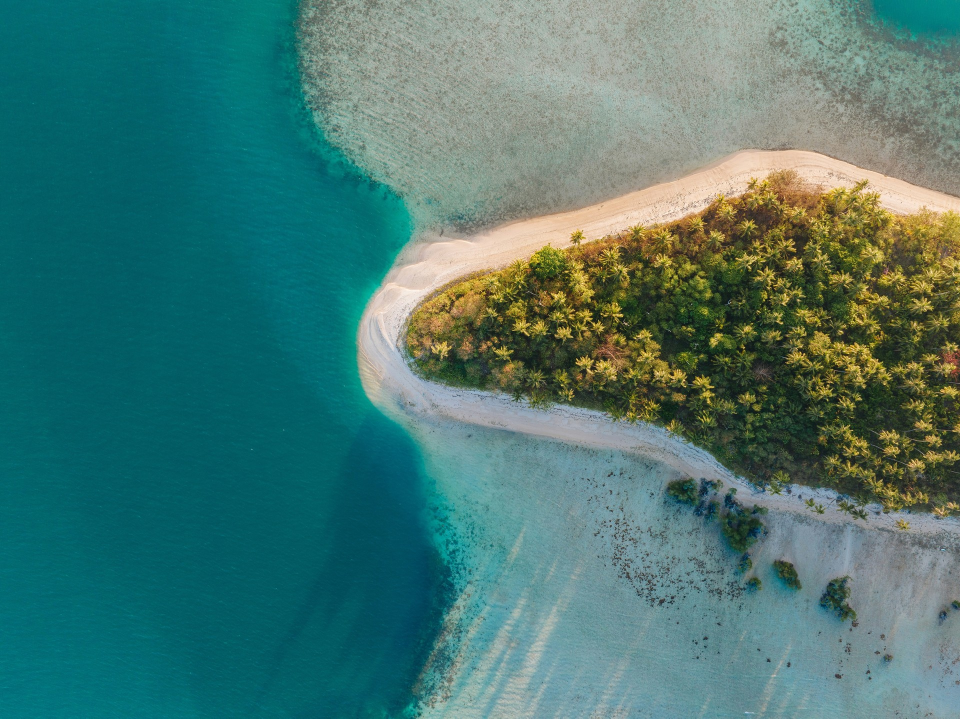
#> input picture images/Beach/beach1.jpg, 1920 x 1437 px (shown at 1/2 size)
$ python img_rot.py ../../images/Beach/beach1.jpg
#> lines starting #> are read from the running program, lines starting #| are printed output that depends on the picture
#!/usr/bin/env python3
"""
Rotate a single image 90 degrees clockwise on disk while preserving:
  - EXIF metadata (incl. DateTimeOriginal, GPS, camera info)
  - ICC color profile
  - Filesystem mtime/atime
  - Correct visible orientation (uses ImageOps.exif_transpose to bake in
    any existing EXIF Orientation tag before rotating)

Usage: python3 img_rot.py <path>
Exits 0 on success, non-zero on failure (with error to stderr).
"""

import os
import sys
import piexif  # optional; falls back gracefully if unavailable
from PIL import Image, ImageOps, UnidentifiedImageError


def save_keeping_dates(image, path, **save_kwargs):
    """Replace the file at `path` with `image`, keeping its dates and mode.

    Only a file's owner may set its mtime, and a photo is often owned by
    someone other than the web server. So the picture is written to a hidden
    temporary file beside the photo - which we do own - given the photo's
    timestamps and mode, and swapped in. The swap is a single step, so an
    interrupted save leaves the original untouched. Needs write access to
    the folder; raises OSError if any step fails.
    """
    st = os.stat(path)
    mode = st.st_mode & 0o7777
    if st.st_uid != os.geteuid():
        # The new file is ours, not the old owner's - give group and others
        # what the owner had, so whoever owned the photo can still use it.
        owner_bits = (mode >> 6) & 7
        mode |= owner_bits << 3 | owner_bits
    folder, name = os.path.split(path)
    # Leading dot: the slideshow and the sync tools skip hidden files, and
    # the name keeps its extension so PIL still picks the right format.
    tmp = os.path.join(folder, '.tmp-' + name)
    try:
        image.save(tmp, **save_kwargs)
        os.chmod(tmp, mode)
        os.utime(tmp, ns=(st.st_atime_ns, st.st_mtime_ns))
        os.replace(tmp, path)
    except OSError:
        try:
            os.remove(tmp)
        except OSError:
            pass
        raise


def rotate_clockwise(path):
#> called with path = '../../images/Beach/beach1.jpg'
    if not os.path.isfile(path):
        sys.stderr.write(f"Not a file: {path}\n")
        return 2

    try:
        image = Image.open(path)
#> image is the input picture: PIL image 1920x1437 RGB; mean R, G, B 72, 119.8, 113.5
        image.load()
    except (UnidentifiedImageError, OSError) as e:
        sys.stderr.write(f"Cannot open image: {e}\n")
        return 3

    # Capture metadata before any transforms.
    exif_bytes  = image.info.get("exif", b"")
    icc_profile = image.info.get("icc_profile")
    img_format  = (image.format or "").upper()
#> img_format = 'JPEG'

    # Bake in any existing EXIF Orientation so the saved pixels are in
    # display orientation. exif_transpose returns a new image and updates
    # the orientation tag to 1 in its info.
    image = ImageOps.exif_transpose(image)

    # Apply user rotation: 90° clockwise.
    # PIL's rotate() with negative degrees rotates clockwise; expand=True
    # so the canvas grows to fit the rotated dimensions.
    rotated = image.rotate(-90, expand=True)
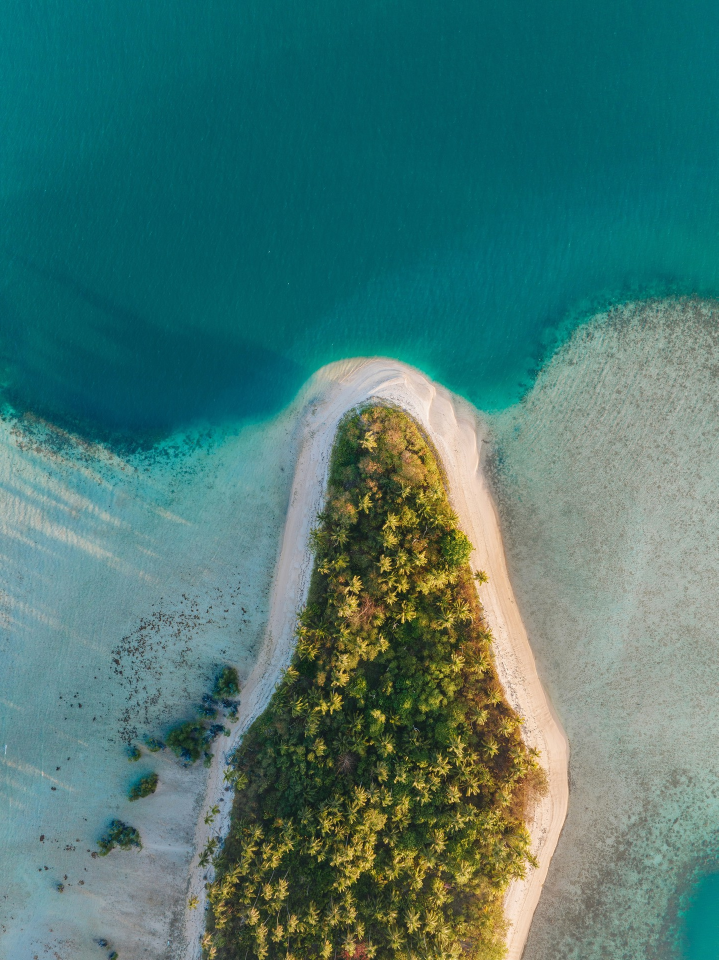
#> rotated: PIL image 1437x1920 RGB (shown at 1/2 size); mean R, G, B 72, 119.8, 113.5

    save_kwargs = {}
    if img_format in ("JPEG", "JPG"):
        save_kwargs.update({"quality": 92, "optimize": True})

    # If the original had EXIF, normalize the Orientation tag to 1 since
    # the pixels are now in true display orientation. This prevents future
    # viewers from rotating the image again on top of our rotation.
    if exif_bytes:
        try:
            exif_dict = piexif.load(exif_bytes)
            if "0th" in exif_dict:
                exif_dict["0th"][piexif.ImageIFD.Orientation] = 1
            exif_bytes = piexif.dump(exif_dict)
        except Exception:
            # piexif unavailable or can't parse — fall back to original bytes.
            # Worst case: a viewer that re-applies EXIF will rotate once more,
            # but most modern browsers/apps no longer auto-rotate when content
            # was clearly already transposed.
            pass
        save_kwargs["exif"] = exif_bytes

    if icc_profile:
        save_kwargs["icc_profile"] = icc_profile

    # Keeps mtime/atime, so date overlays / sorts don't shift.
    try:
        save_keeping_dates(rotated, path, **save_kwargs)
    except OSError as e:
        sys.stderr.write(f"Save failed: {e}\n")
        return 4

    return 0


if __name__ == "__main__":
    if len(sys.argv) < 2:
        sys.stderr.write("Usage: img_rot.py <path>\n")
        sys.exit(1)
    sys.exit(rotate_clockwise(sys.argv[1]))
#> (the program exits here)

$ run again, on images/Beach/beach3.jpg
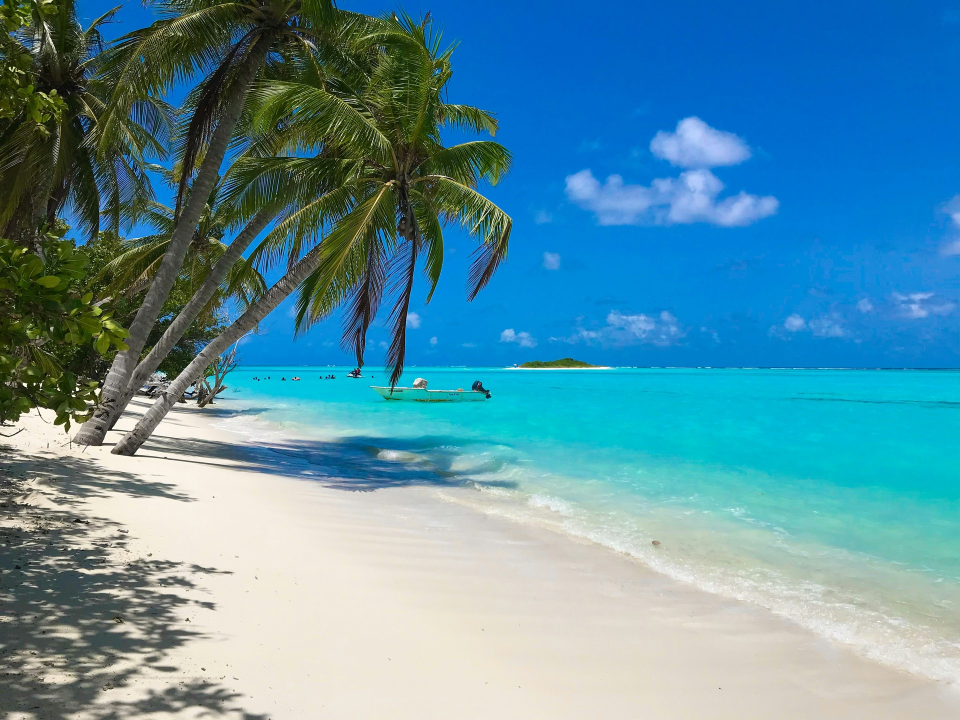
#> input picture images/Beach/beach3.jpg, 1920 x 1440 px (shown at 1/2 size)
#> in rotate_clockwise, image is the input picture: PIL image 1920x1440 RGB; mean R, G, B 89.4, 144.7, 163.2
#> in rotate_clockwise, `rotated = image.rotate(-90, expand=True)`:
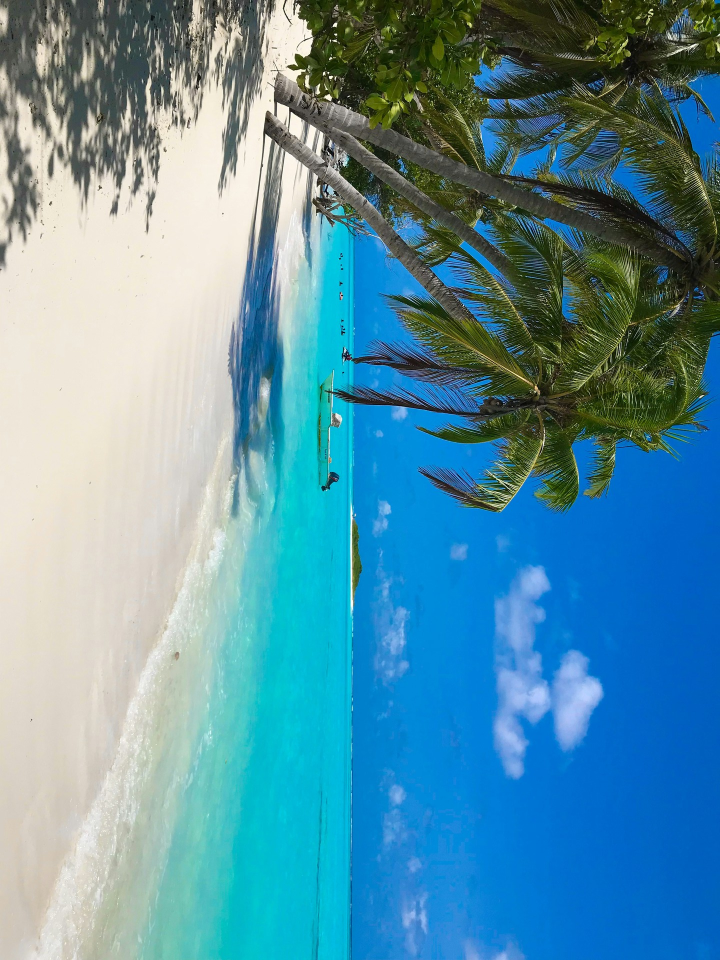
#> rotated: PIL image 1440x1920 RGB (shown at 1/2 size); mean R, G, B 89.4, 144.7, 163.2
